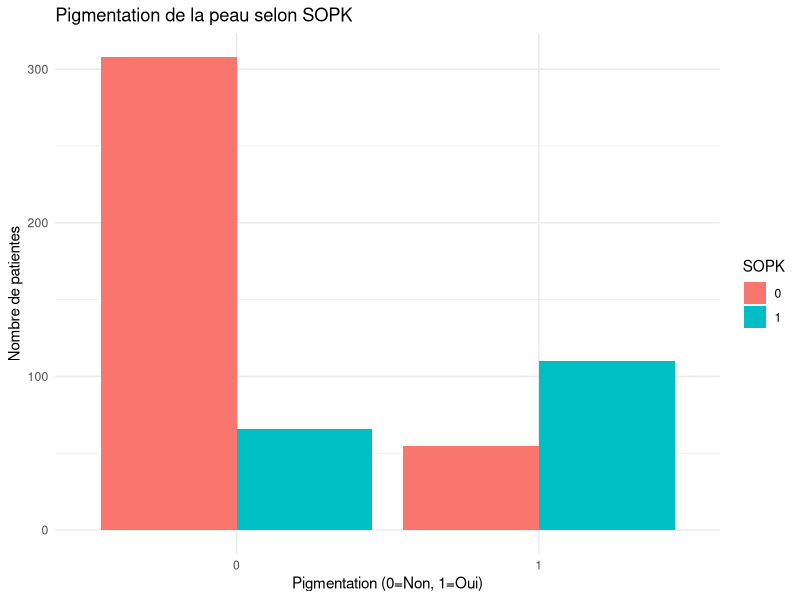
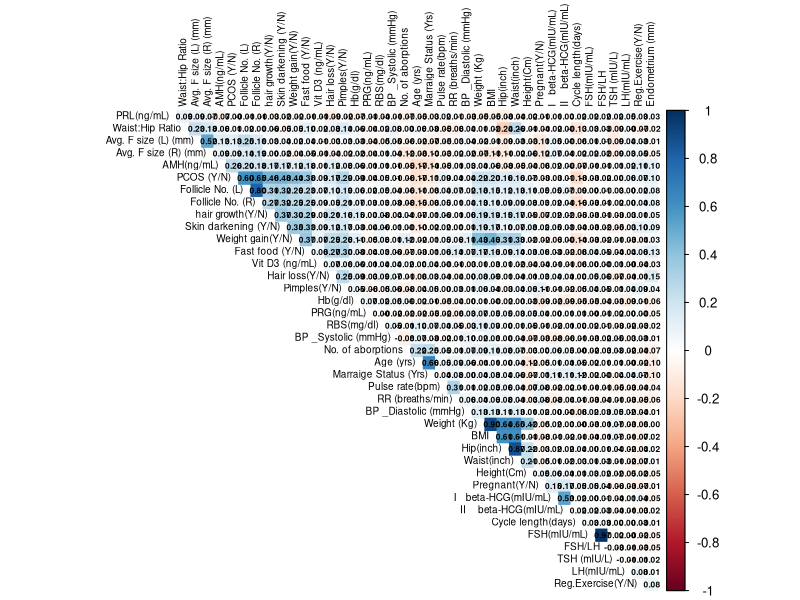
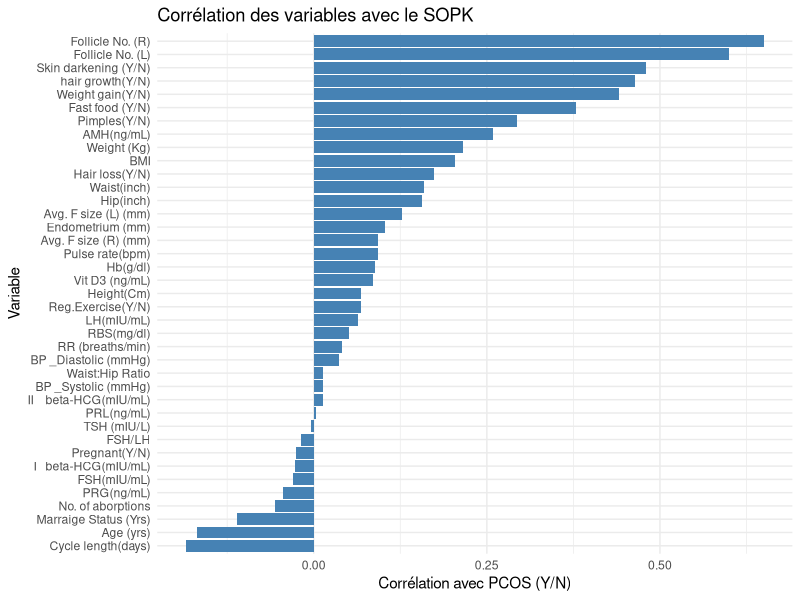

Reproduce these figures in R, in order.
# Analyse exploratoire du jeu de données SOPK

library(readxl)
library(dplyr)
library(ggplot2)
library(corrplot)

donnees_sopk <- read_excel("data/PCOS_data_without_infertility.xlsx")
donnees_sopk <- na.omit(donnees_sopk)
donnees_sopk$`II    beta-HCG(mIU/mL)` <- as.numeric(donnees_sopk$`II    beta-HCG(mIU/mL)`)
donnees_sopk$`AMH(ng/mL)` <- as.numeric(donnees_sopk$`AMH(ng/mL)`)
donnees_sopk$`Cycle(R/I)` <- as.factor(donnees_sopk$`Cycle(R/I)`)
donnees_sopk$`Blood Group` <- as.factor(donnees_sopk$`Blood Group`)

summary(donnees_sopk)

stats_groupes <- donnees_sopk %>%
  group_by(`PCOS (Y/N)`) %>%
  summarise(
    age_median = median(`Age (yrs)`, na.rm = TRUE),
    age_mean = mean(`Age (yrs)`, na.rm = TRUE),
    IMC_median = median(BMI, na.rm = TRUE),
    IMC_mean = mean(BMI, na.rm = TRUE),
    poids_median = median(`Weight (Kg)`, na.rm = TRUE),
    poids_mean = mean(`Weight (Kg)`, na.rm = TRUE),
    TSH_median = median(`TSH (mIU/L)`, na.rm = TRUE),
    TSH_mean = mean(`TSH (mIU/L)`, na.rm = TRUE),
    follicules_L_median = median(`Follicle No. (L)`, na.rm = TRUE),
    follicules_R_median = median(`Follicle No. (R)`, na.rm = TRUE),
    cycle_length_mean = mean(`Cycle length(days)`, na.rm = TRUE)
  )

print(stats_groupes)

cat("\nFréquence de gain de poids selon SOPK :\n")
print(table(donnees_sopk$`Weight gain(Y/N)`, donnees_sopk$`PCOS (Y/N)`))

cat("\nFréquence de pigmentation de la peau selon SOPK :\n")
print(table(donnees_sopk$`Skin darkening (Y/N)`, donnees_sopk$`PCOS (Y/N)`))

cat("\nFréquence de consommation de fast food selon SOPK :\n")
print(table(donnees_sopk$`Fast food (Y/N)`, donnees_sopk$`PCOS (Y/N)`))

ggplot(donnees_sopk, aes(x = factor(`Skin darkening (Y/N)`), fill = factor(`PCOS (Y/N)`))) +
  geom_bar(position = "dodge") +
  labs(title = "Pigmentation de la peau selon SOPK", 
       x = "Pigmentation (0=Non, 1=Oui)", 
       y = "Nombre de patientes", 
       fill = "SOPK") +
  theme_minimal()

donnees_numeriques <- donnees_sopk %>%
  select(-`Sl. No`, -`Patient File No.`) %>%
  select(where(is.numeric))

matrice_correlation <- cor(donnees_numeriques, use = "complete.obs")

corrplot(matrice_correlation,
        method = "color",
        type = "upper",
        order = "hclust",
        tl.cex = 0.6,
        tl.col = "black",
        addCoef.col = "black",
        number.cex = 0.5,
        sig.level = 0.3,
        insig = "blank",
        diag = FALSE)

corr_pcos <- matrice_correlation["PCOS (Y/N)", ]

corr_pcos_sorted <- sort(corr_pcos, decreasing = TRUE)

df_corr <- data.frame(
  Variable = names(corr_pcos_sorted),
  Correlation = corr_pcos_sorted
)

df_corr <- df_corr[df_corr$Variable != "PCOS (Y/N)", ]

ggplot(df_corr, aes(x = reorder(Variable, Correlation), y = Correlation)) +
  geom_bar(stat = "identity", fill = "steelblue") +
  coord_flip() +
  labs(title = "Corrélation des variables avec le SOPK",
       x = "Variable",
       y = "Corrélation avec PCOS (Y/N)") +
  theme_minimal()
